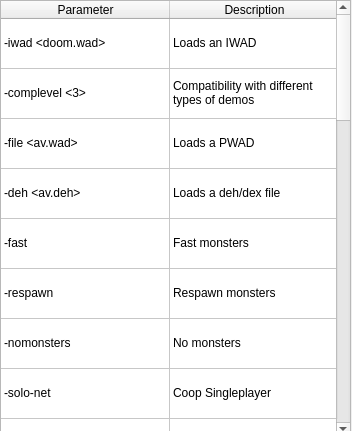
<?xml version="1.0" encoding="UTF-8"?>
<ui version="4.0">
 <class>documentation</class>
 <widget class="QWidget" name="documentation">
  <property name="geometry">
   <rect>
    <x>0</x>
    <y>0</y>
    <width>352</width>
    <height>431</height>
   </rect>
  </property>
  <property name="windowTitle">
   <string>Form</string>
  </property>
  <widget class="QTableWidget" name="tableWidget">
   <property name="geometry">
    <rect>
     <x>0</x>
     <y>0</y>
     <width>351</width>
     <height>451</height>
    </rect>
   </property>
   <property name="showGrid">
    <bool>true</bool>
   </property>
   <property name="cornerButtonEnabled">
    <bool>true</bool>
   </property>
   <attribute name="horizontalHeaderVisible">
    <bool>true</bool>
   </attribute>
   <attribute name="horizontalHeaderCascadingSectionResizes">
    <bool>false</bool>
   </attribute>
   <attribute name="horizontalHeaderMinimumSectionSize">
    <number>30</number>
   </attribute>
   <attribute name="horizontalHeaderDefaultSectionSize">
    <number>169</number>
   </attribute>
   <attribute name="horizontalHeaderShowSortIndicator" stdset="0">
    <bool>false</bool>
   </attribute>
   <attribute name="horizontalHeaderStretchLastSection">
    <bool>false</bool>
   </attribute>
   <attribute name="verticalHeaderVisible">
    <bool>false</bool>
   </attribute>
   <attribute name="verticalHeaderCascadingSectionResizes">
    <bool>false</bool>
   </attribute>
   <attribute name="verticalHeaderDefaultSectionSize">
    <number>50</number>
   </attribute>
   <row>
    <property name="text">
     <string>-iwad</string>
    </property>
   </row>
   <row>
    <property name="text">
     <string>-complevel</string>
    </property>
   </row>
   <row>
    <property name="text">
     <string>-file</string>
    </property>
   </row>
   <row>
    <property name="text">
     <string>-deh</string>
    </property>
   </row>
   <row>
    <property name="text">
     <string>-fast</string>
    </property>
   </row>
   <row>
    <property name="text">
     <string>-respawn</string>
    </property>
   </row>
   <row>
    <property name="text">
     <string>-nomonsters</string>
    </property>
   </row>
   <row>
    <property name="text">
     <string>-solo-net</string>
    </property>
   </row>
   <row>
    <property name="text">
     <string>-coop_spawns</string>
    </property>
   </row>
   <row>
    <property name="text">
     <string>-time_use</string>
    </property>
   </row>
   <row>
    <property name="text">
     <string>-shorttics</string>
    </property>
   </row>
   <row>
    <property name="text">
     <string>-longtics</string>
    </property>
   </row>
   <row>
    <property name="text">
     <string>-skill</string>
    </property>
   </row>
   <row>
    <property name="text">
     <string>-warp</string>
    </property>
   </row>
   <row>
    <property name="text">
     <string>-record</string>
    </property>
   </row>
   <row>
    <property name="text">
     <string>-playdemo</string>
    </property>
   </row>
   <row>
    <property name="text">
     <string>-fastdemo</string>
    </property>
   </row>
   <row>
    <property name="text">
     <string>-timedemo</string>
    </property>
   </row>
   <row>
    <property name="text">
     <string>-viddump</string>
    </property>
   </row>
   <row>
    <property name="text">
     <string>-levelstat</string>
    </property>
   </row>
   <row>
    <property name="text">
     <string>-analysis</string>
    </property>
   </row>
   <row>
    <property name="text">
     <string>-config</string>
    </property>
   </row>
   <row>
    <property name="text">
     <string>-loadgame</string>
    </property>
   </row>
   <row>
    <property name="text">
     <string>-nodraw</string>
    </property>
   </row>
   <row>
    <property name="text">
     <string>-nomouse</string>
    </property>
   </row>
   <row>
    <property name="text">
     <string>-nomusic</string>
    </property>
   </row>
   <row>
    <property name="text">
     <string>-nosfx</string>
    </property>
   </row>
   <row>
    <property name="text">
     <string>-nosound</string>
    </property>
   </row>
   <row>
    <property name="text">
     <string>-turbo</string>
    </property>
   </row>
   <row>
    <property name="text">
     <string>-fullscreen</string>
    </property>
   </row>
   <row>
    <property name="text">
     <string>-vidmode</string>
    </property>
   </row>
   <column>
    <property name="text">
     <string>Parameter</string>
    </property>
   </column>
   <column>
    <property name="text">
     <string>Description</string>
    </property>
   </column>
   <item row="0" column="0">
    <property name="text">
     <string>-iwad &lt;doom.wad&gt;</string>
    </property>
   </item>
   <item row="0" column="1">
    <property name="text">
     <string>Loads an IWAD</string>
    </property>
   </item>
   <item row="1" column="0">
    <property name="text">
     <string>-complevel &lt;3&gt;</string>
    </property>
   </item>
   <item row="1" column="1">
    <property name="text">
     <string>Compatibility with different types of demos</string>
    </property>
   </item>
   <item row="2" column="0">
    <property name="text">
     <string>-file &lt;av.wad&gt;</string>
    </property>
   </item>
   <item row="2" column="1">
    <property name="text">
     <string>Loads a PWAD</string>
    </property>
   </item>
   <item row="3" column="0">
    <property name="text">
     <string>-deh &lt;av.deh&gt;</string>
    </property>
   </item>
   <item row="3" column="1">
    <property name="text">
     <string>Loads a deh/dex file</string>
    </property>
   </item>
   <item row="4" column="0">
    <property name="text">
     <string>-fast</string>
    </property>
   </item>
   <item row="4" column="1">
    <property name="text">
     <string>Fast monsters</string>
    </property>
   </item>
   <item row="5" column="0">
    <property name="text">
     <string>-respawn</string>
    </property>
   </item>
   <item row="5" column="1">
    <property name="text">
     <string>Respawn monsters</string>
    </property>
   </item>
   <item row="6" column="0">
    <property name="text">
     <string>-nomonsters</string>
    </property>
   </item>
   <item row="6" column="1">
    <property name="text">
     <string>No monsters</string>
    </property>
   </item>
   <item row="7" column="0">
    <property name="text">
     <string>-solo-net</string>
    </property>
   </item>
   <item row="7" column="1">
    <property name="text">
     <string>Coop Singleplayer</string>
    </property>
   </item>
   <item row="8" column="0">
    <property name="text">
     <string>-coop_spawns</string>
    </property>
   </item>
   <item row="8" column="1">
    <property name="text">
     <string>Singleplayer with Coop enemies</string>
    </property>
   </item>
   <item row="9" column="0">
    <property name="text">
     <string>-time_use</string>
    </property>
   </item>
   <item row="9" column="1">
    <property name="text">
     <string>Shows the exact milisecond you pressed &quot;use&quot;</string>
    </property>
   </item>
   <item row="10" column="0">
    <property name="text">
     <string>-shorttics</string>
    </property>
   </item>
   <item row="10" column="1">
    <property name="text">
     <string>Use short tics</string>
    </property>
   </item>
   <item row="11" column="0">
    <property name="text">
     <string>-longtics</string>
    </property>
   </item>
   <item row="11" column="1">
    <property name="text">
     <string>Use long tics</string>
    </property>
   </item>
   <item row="12" column="0">
    <property name="text">
     <string>-skill &lt;4&gt;</string>
    </property>
   </item>
   <item row="12" column="1">
    <property name="text">
     <string>Start the game with a difficulty level &lt;1-5&gt;</string>
    </property>
   </item>
   <item row="13" column="0">
    <property name="text">
     <string>-warp &lt;2 6&gt;</string>
    </property>
   </item>
   <item row="13" column="1">
    <property name="text">
     <string>Start the game in a level &lt;Episode Mission&gt;</string>
    </property>
   </item>
   <item row="14" column="0">
    <property name="text">
     <string>-record &lt;demoName&gt;</string>
    </property>
   </item>
   <item row="14" column="1">
    <property name="text">
     <string>Records a demo (*.lmp).  Beware of the complevel</string>
    </property>
   </item>
   <item row="15" column="0">
    <property name="text">
     <string>-playdemo &lt;demo.lmp&gt;</string>
    </property>
   </item>
   <item row="15" column="1">
    <property name="text">
     <string>Plays a demo</string>
    </property>
   </item>
   <item row="16" column="0">
    <property name="text">
     <string>-fastdemo &lt;demo.lmp&gt;</string>
    </property>
   </item>
   <item row="16" column="1">
    <property name="text">
     <string>Plays a demo at max speed.  Used for benchmarks</string>
    </property>
   </item>
   <item row="17" column="0">
    <property name="text">
     <string>-timedemo &lt;demo.lmp&gt;</string>
    </property>
   </item>
   <item row="17" column="1">
    <property name="text">
     <string>It was used for timing precisely a demo</string>
    </property>
   </item>
   <item row="18" column="0">
    <property name="text">
     <string>-viddump &lt;vid.mp4&gt;</string>
    </property>
   </item>
   <item row="18" column="1">
    <property name="text">
     <string>Used to export a video file from a demo.  Only works with -timedemo</string>
    </property>
   </item>
   <item row="19" column="0">
    <property name="text">
     <string>-levelstat</string>
    </property>
   </item>
   <item row="19" column="1">
    <property name="text">
     <string>Writes a txt file with stats about your run</string>
    </property>
   </item>
   <item row="20" column="0">
    <property name="text">
     <string>-analysis</string>
    </property>
   </item>
   <item row="20" column="1">
    <property name="text">
     <string>Writes a txt file with info about your run</string>
    </property>
   </item>
   <item row="21" column="0">
    <property name="text">
     <string>-config &lt;config.cfg&gt;</string>
    </property>
   </item>
   <item row="21" column="1">
    <property name="text">
     <string>Loads an alternate config file</string>
    </property>
   </item>
   <item row="22" column="0">
    <property name="text">
     <string>-loadgame &lt;1&gt;</string>
    </property>
   </item>
   <item row="22" column="1">
    <property name="text">
     <string>Loads a save state</string>
    </property>
   </item>
   <item row="23" column="0">
    <property name="text">
     <string>-nodraw</string>
    </property>
   </item>
   <item row="23" column="1">
    <property name="text">
     <string>Only works with                     -timedemo.  Doesnt draw graphics to the screen</string>
    </property>
   </item>
   <item row="24" column="0">
    <property name="text">
     <string>-nomouse</string>
    </property>
   </item>
   <item row="24" column="1">
    <property name="text">
     <string>No mouse input</string>
    </property>
   </item>
   <item row="25" column="0">
    <property name="text">
     <string>-nomusic</string>
    </property>
   </item>
   <item row="25" column="1">
    <property name="text">
     <string>Disables music</string>
    </property>
   </item>
   <item row="26" column="0">
    <property name="text">
     <string>-nosfx</string>
    </property>
   </item>
   <item row="26" column="1">
    <property name="text">
     <string>Disables sfx</string>
    </property>
   </item>
   <item row="27" column="0">
    <property name="text">
     <string>-nosound</string>
    </property>
   </item>
   <item row="27" column="1">
    <property name="text">
     <string>Disables sound</string>
    </property>
   </item>
   <item row="28" column="0">
    <property name="text">
     <string>-turbo &lt;255&gt;</string>
    </property>
   </item>
   <item row="28" column="1">
    <property name="text">
     <string>Makes you go slower/faster &lt;10-400&gt;</string>
    </property>
   </item>
   <item row="29" column="0">
    <property name="text">
     <string>-fullscreen/-nofullscreen</string>
    </property>
   </item>
   <item row="29" column="1">
    <property name="text">
     <string>Toggles fullscreen</string>
    </property>
   </item>
   <item row="30" column="0">
    <property name="text">
     <string>-vidmode &lt;gl&gt;</string>
    </property>
   </item>
   <item row="30" column="1">
    <property name="text">
     <string>Rendering mode &lt;8 ,  32 ,  gl&gt;</string>
    </property>
   </item>
  </widget>
 </widget>
 <resources/>
 <connections/>
</ui>
